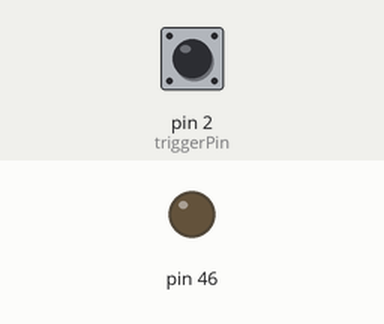
This sketch was run on a simulated Arduino Mega 2560, built with avr-gcc and run on an emulated ATmega2560. On the bench: output pins drawn as LEDs (lit = HIGH). The inputs (shaded band) are chosen by the test bench; at power-on: pin 2 (triggerPin) HIGH.

Above: at 1.2 s.
1.3 s: pin 2 (triggerPin) pulled LOW for 0.15 s
At 1.7 s:
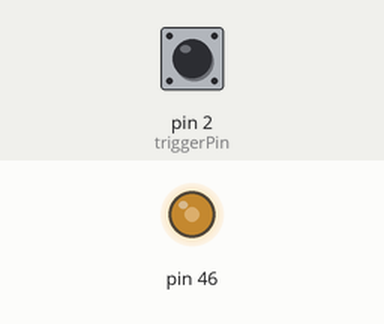
Timing chart, 0 to 4.3 s (numbered marks = the images above; inputs shaded):
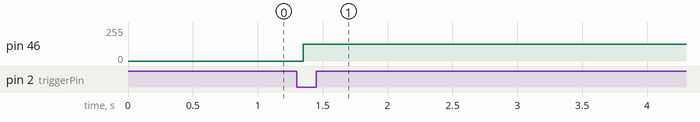

Measured:
- after the input at 1.3 s, pin 46: 0/255 → 124/255 after 0.05 s

The sketch:

TriggerTesting.ino
```cpp
// ================================================================================BOF
// Orig: 2020.06.02 - Alex Israels
// Func: Sends data via infrared when a trigger is pressed all using interrupts so the
//       main loop is left empty.
// Meth: Timer/Counter5 creates a 56KHz carrier frequency for the IR signal tied to
//       pin 46 (OC5A). Timer/Counter4 is used to send the encoded data when the
//       trigger button is pressed by changing the mode of pin 46 to allow the
//       carrier frequency signal through for a specific ammount of time for a 1 or 0.
// Defn: TIME_BASE     = # of 16MHz clk cycles for Timer4 to overflow after 600us
//       TIMER_MAX     = Maximum value of 16-bit timers
//       TIME_HEADER   = # of 16MHz clk cycles for Timer4 to overflow after 2400us
//       PACKET_LENGTH = Default length of packet in bytes
//       DELAY_10MS    = Delay value of 10 ms in us
// Cont: IRLEDMASK     = Mask for the IRLED pin in DDRL (Data Direction Reg L)
//       MSB_Byte      = Mask for most significant bit of a byte
//       triggerPin    = The pin attached to the trigger (must be a HW interrupt pin)
//       baseDelay     = Base delay of 600us for Timer4
//       headerDelay   = Header delay of 2400 us for Timer4
// Vars: triggerDelay  = Delay for trigger to prevent spamming
//       packetLength  = The current length of the packetLength
//       data          = Array of data to transmit
//       dataBit       = Index of which bit of current byte in data array to transmit
//       dataByte      = Index of which byte of data array to transmit
// Rev:  2020.06.05 - Alex Israels:
//                  - Integrated timer4 to control output of IRLED pin with 600 us
//                    time base and variable duty cycle to correctly transmit data.
//       2020.06.08 - Alex Israels:
//                  - Added capability to T4_OVF_ISR to be able to send multiple
//                    bytes of data.
//       2020.06.09 - Alex Israels:
//                  - Added comments and documentation.
//-----------------------------------------------------------------------------------

// Definitions
#define TIME_BASE      9600 // Number of 16MHz clk cycles for 600us timer (bit delay)
#define TIMER_MAX     65536 // Max value of 16-bit timer before overflow
#define TIME_HEADER   38400 // Number of 16MHz clk cycles for 2400us (header delay)
#define PACKET_LENGTH     4 // Default length of the packet being sent in bytes
#define DELAY_10MS   100000 // Delay value of 10 ms in us

// Byte masks
const byte IRLEDMASK = B00001000;      // Mask for the IRLED pin in DDRL
const byte MSB_Byte = B10000000;       // Mask for most significant bit of a byte

// Pin definitions
const byte triggerPin = 2;             // Pin attached to trigger

// Fixed delay variables
const int baseDelay = TIMER_MAX - TIME_BASE;     // Base delay of 600 us for timer4
const int headerDelay = TIMER_MAX - TIME_HEADER; // Header delay of 2400 us for timer4

// Flexible delay variables
int  triggerDelay = DELAY_10MS;                    // Delay for trigger (no spamming)

// Packet variables
byte packetLength = PACKET_LENGTH;                 // The current length of the packet
byte data[PACKET_LENGTH] = {'*', '*', '7', '*'};   // Data to send
byte dataBit = MSB_Byte;                           // Index of which data bit
byte dataByte = 0;                                 // Index of which data byte

void initFireTimer()
// ------------------------------------------------------------------------------------
// Func: Initializes the registers for Timer 4 to alternate the mode of OC5A in the
//       TIMER4_OVF ISR. This will then be used to encode the data for the IR signal.
// Meth: Turns off the timer and initializes the counter. Also makes sure PL3 (pin 46)
//       is set to input mode to prevent misfire.
// Refs: TCCR4A = Timer/Counter4 Control Register A
//       TCCR4B = Timer/Counter4 Control Register B
//       DDRL   = Port L Data Direction Register
// ------------------------------------------------------------------------------------
{
  TCCR4A = 0;     // clear registers and turn timer off
  TCCR4B = 0;
  DDRL &= ~PL3;   // set pinmode of PL3 (pin 46) to input (no output on boot)
}

void init56KHzCarrierFreq()
// ------------------------------------------------------------------------------------
// Func: Initializes the registers for Timer 5 to generate a 56KHz PWM signal with a
//       50% duty cycle. This will be the carrier frequency for the IR.
// Meth: Sets the timer to Fast PWM mode to set OC5A (pin 46) high on a match and
//       reset when ICR5 is met. The values were calculated as 35 for ICR5 and 17 for
//       OCR5A as shown in their respective comments.
// Refs: TCCR5A = Timer/Counter5 Control Register A
//       TCCR5B = Timer/Counter5 Control Register B
//       ICR5   = Input Compare Register 5
//       OCR5A  = Output Compare Register 5A
// ------------------------------------------------------------------------------------
{
  TCCR5A = 0; // Clear timer registers
  TCCR5B = 0;
  TCCR5A |= (1<<WGM11) | (1<<COM5A1) | (1<<COM5B1); // Fast PWM, Set OC5A high on match
  TCCR5B |=  (1<<CS11) |  (1<<WGM12) |  (1<<WGM13); // prescaler 8,  Fast PWM IRC5 Top
  ICR5 = 35;  // 16MHz / 8 = 2MHz / 56KHz = 35.7 -> 36 - 1 (0 index) = 35
  OCR5A = 17; // 36 / 2 - 1 (0 index) = 17
}

void triggerISR()
// ------------------------------------------------------------------------------------
// Func: ISR for when the trigger is pulled to transmit the data packet.
// Meth: Currently, implements a temporary delay to debounce the trigger since it is a
//       pushbutton. Then sets TCNT4 to overflow after 2400 us (length of the header
//       field of a data packet). Followed by setting the IRLED pin to output mode
//       to start the 56KHz wave managed by timer 5. The overflow interrupt is enabled
//       for timer 4 and then the timer is started.
// Refs: TCNT4  = Timer/Counter4 counter register value
//       DDRL   = Port L Data Direction Register
//       TIMSK4 = Timer/Counter4 interrupt enable mask
//       TCCR4B = Timer/Counter4 Control Register B
// ------------------------------------------------------------------------------------
{
  delayMicroseconds(triggerDelay); // Debouce trigger TODO: Remove w/ hardware upgrade

  TCNT4 = headerDelay;    // Delay for header of data packet
  DDRL |= IRLEDMASK;      // Set PL3 to output mode
  TIMSK4 |= (1<<TOIE4);   // enable interrupt
  TCCR4B |= (1<<CS40);    // prescaler = 1 and start timer
}

ISR(TIMER4_OVF_vect)
// ------------------------------------------------------------------------------------
// Func: ISR for timer 4 overflow. Sets the delay according to next bit sent to
//       transmit the data packet according to the packet structure.
// Meth: Checks for if the packet has completed being sent and resets index variables
//       if complete. When not complete it sets the counter for timer 4 to value for a
//       base delay of 600 us. Then checks if the last cycle was low (delimitter for a
//       bit) and adds additional delay when transmitting a 1.
// Refs: TCNT4  = Timer/Counter4 counter register value
//       DDRL   = Port L Data Direction Register
//       TIMSK4 = Timer/Counter4 interrupt enable mask
//       TCCR4B = Timer/Counter4 Control Register B
// ------------------------------------------------------------------------------------
{
  if (dataBit == 0)                 // After Xmit byte complete
  {
    dataBit = MSB_Byte;             // reset bit index
    packetLength--;                 // Mark 1 byte sent
    dataByte++;                     // increment to next byte

    if (packetLength == 0)          // Check for end of packet
    {
      DDRL   |=  IRLEDMASK;         // Set IRLED high for toggle off
      TIMSK4 &= ~(1<<TOIE4);        // disable interrupt
      TCCR4B &= ~(1<<CS40);         // turn off timer
      packetLength = PACKET_LENGTH; // reset packet length
      dataByte = 0;                 // reset byte index
    }
  }

  TCNT4 = baseDelay;                // set timer for 600us delay

  if (!(DDRL & IRLEDMASK))          // if last cycle was low
  {
    if (data[dataByte] & dataBit)   // and xmitting a 1
    {
      TCNT4 -= TIME_BASE;           // increase delay to 1200us
    }
    dataBit /= 2;                   // increment to next bit
  }

  DDRL ^= IRLEDMASK;                // toggle IRLED
}

void setup()
// ------------------------------------------------------------------------------------
// Func: Initialization of registers for designed functionality.
// Meth: Sets up pins and timer registers for all trigger functionality to be handled
//       via ISRs.
// ------------------------------------------------------------------------------------
{
  pinMode(triggerPin, INPUT_PULLUP);
  initFireTimer();
  init56KHzCarrierFreq();
  attachInterrupt(digitalPinToInterrupt(triggerPin), triggerISR, FALLING);
}

void loop() {
  // GOAL IS TO KEEP THIS EMPTY
}

// ================================================================================EOF
```
